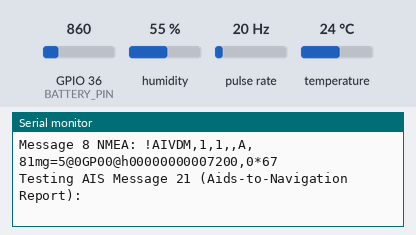
A program run on a simulated ESP32. Parts: the last lines printed to the serial monitor. Wiring (inferred from the names in the program): pulse sensor: data GPIO 2; SHT3x sensor at I2C address 0x44. The test bench sets the inputs (shaded band); at power-on: humidity 55 %, pulse rate 20 Hz, temperature 24 °C, GPIO 36 (BATTERY_PIN) = 860.

Above: at 2.2 s.
2.3 s: humidity set to 22 %
At 3.0 s:
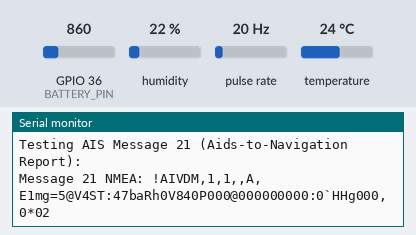
5.5 s: pulse rate (sensor on GPIO 2) set to 4 Hz
At 6.0 s:
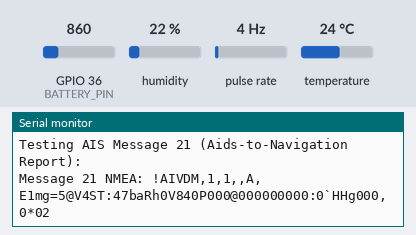
7.5 s: temperature set to 12 °C
At 8.2 s:
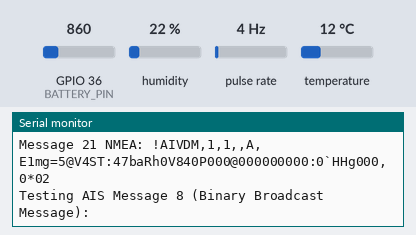
9.5 s: GPIO 36 (BATTERY_PIN) set to 860
At 10.4 s:
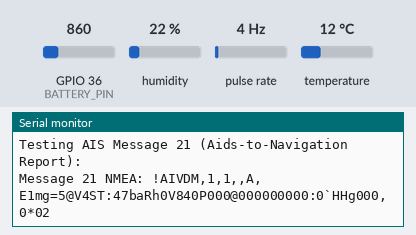
11.5 s: pulse rate (sensor on GPIO 2) set to 50 Hz
At 12.3 s:
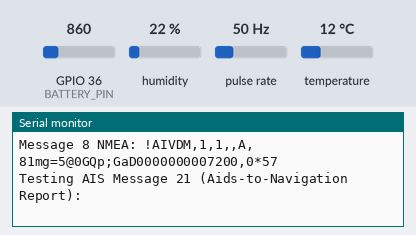
13.6 s: humidity set to 40 %
At 14.1 s:
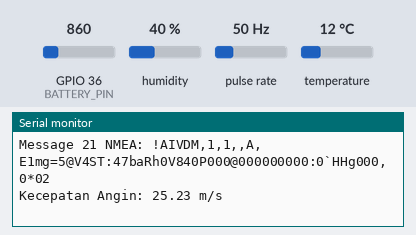
Timing chart, 0 to 14.8 s (numbered marks = the images above; inputs shaded):
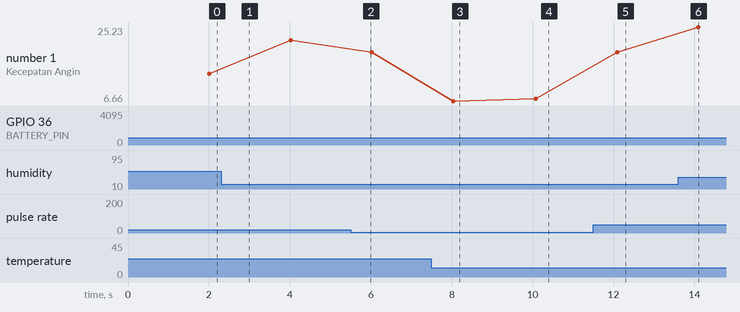

Measured:
- after the input at 9.5 s, the serial monitor: prints a new line after 0.51 s (image 4)
- after the input at 11.5 s, the serial monitor: prints a new line after 0.59 s (image 5)
- plotted number 1: 21.88 → 18.95 after the input at 5.5 s, 7.28 → 18.95 after the input at 11.5 s

The program:

main.cpp
```cpp
#include <Arduino.h>
#include <AISMessages.h>
#include "Sensor/SHT31/SHT31Sensor.h"
#include "Sensor/AnemoMeter/Anemometer.h"
#include "Sensor/Battery/Battery.h"
#include "Sensor/GPS/GPS.h"

// Interval untuk pembacaan sensor (dalam milidetik)
unsigned long intervalSHT31 = 5000;      // Baca SHT31 setiap 5 detik
unsigned long intervalBattery = 10000;   // Baca baterai setiap 10 detik
unsigned long intervalAnemometer = 2000; // Baca anemometer setiap 2 detik
unsigned long intervalSendAIS = 30000;   // Kirim pesan AIS setiap 30 detik

// Variabel untuk menyimpan waktu terakhir pembacaan
unsigned long prevSHT31 = 0;
unsigned long prevBattery = 0;
unsigned long prevAnemometer = 0;
unsigned long prevSendAIS = 0;

// Pin untuk sensor
#define ANEMOMETER_PIN 2  // Pin untuk anemometer
#define BATTERY_PIN A0    // Pin analog untuk sensor baterai

void setup() {
  Serial.begin(115200);
  Serial2.begin(9600); // Serial untuk GPS (sesuaikan pin TX/RX dengan board Anda)
  delay(1000);
  Serial.println("encodeAIS Library Test with Sensors");
  Serial.println("===================================");
  Serial.println();

  // Inisialisasi sensor
  if (!initSHT31()) {
    Serial.println("Gagal menginisialisasi sensor SHT31!");
  } else {
    Serial.println("Sensor SHT31 berhasil diinisialisasi.");
  }

  initAnemometer(ANEMOMETER_PIN);
  Serial.println("Sensor Anemometer berhasil diinisialisasi.");

  initBattery(BATTERY_PIN, 30000.0, 10000.0, 5.0, 1023); // R1=30k, R2=10k, Vref=5V, Res=1023
  Serial.println("Sensor Baterai berhasil diinisialisasi.");

  initGPS(&Serial2);
  Serial.println("Sensor GPS berhasil diinisialisasi.");
}

void loop() {
  unsigned long now = millis();

  // Baca sensor SHT31 (suhu dan kelembapan)
  if (now - prevSHT31 >= intervalSHT31) {
    float temperature, humidity;
    if (!readSHT31(&temperature, &humidity)) {
      humidity += 0.0; // Offset jika diperlukan
      lastTemperature = temperature;
      lastHumidity = humidity;
      Serial.print("Temperature: ");
      Serial.print(temperature);
      Serial.print(" °C\tHumidity: ");
      Serial.print(humidity);
      Serial.println(" %");
    } else {
      Serial.println("Gagal membaca sensor SHT31!");
    }
    prevSHT31 = now;
  }

  // Baca sensor baterai (tegangan)
  if (now - prevBattery >= intervalBattery) {
    float voltage = readBatteryVoltage();
    float percent = getBatteryPercent(voltage);
    Serial.print("Tegangan Baterai: ");
    Serial.print(voltage, 2);
    Serial.print(" V | Persentase: ");
    Serial.print(percent, 0);
    Serial.println(" %");
    prevBattery = now;
  }

  // Baca sensor anemometer (kecepatan angin)
  if (now - prevAnemometer >= intervalAnemometer) {
    float windSpeed = readWindSpeed();
    Serial.print("Kecepatan Angin: ");
    Serial.print(windSpeed);
    Serial.println(" m/s");
    prevAnemometer = now;
  }

  // Baca sensor GPS (koordinat)
  readGPS();

  // Encode dan kirim pesan AIS tipe 8 dan 21
  if (now > 0) {
    // Test Message 8 (Binary Broadcast Message dengan data sensor)
    Serial.println("Testing AIS Message 8 (Binary Broadcast Message):");
    AISMessage8 msg8;
    msg8.repeat_indicator = 0;
    msg8.mmsi = 123456789;
    msg8.spare = 0;
    msg8.dac = 1; // International application
    msg8.fi = 30; // Example functional ID (meteorological data)
    msg8.temperature = lastTemperature; // Dari sensor SHT31
    msg8.humidity = (uint8_t)lastHumidity; // Dari sensor SHT31
    msg8.wind_speed = lastWindSpeed; // Dari anemometer
    msg8.voltage = lastVoltage; // Dari sensor baterai
    msg8.latitude = lastLatitude; // Dari GPS
    msg8.longitude = lastLongitude; // Dari GPS
    msg8.minutes = 900; // 15:00 UTC (contoh, bisa disesuaikan)
    String nmea8 = encodeMessage8(msg8);
    Serial.println("Message 8 NMEA: " + nmea8);
    Serial.println();

    // Test Message 21 (Aids-to-Navigation Report dengan data GPS)
    Serial.println("Testing AIS Message 21 (Aids-to-Navigation Report):");
    AISMessage21 msg21;
    msg21.repeat_indicator = 0;
    msg21.mmsi = 123456789;
    msg21.aid_type = 1; // Reference point
    msg21.name = "LIGHTHOUSE ALPHA";
    msg21.position_accuracy = true;
    msg21.longitude = lastLongitude; // Dari GPS
    msg21.latitude = lastLatitude; // Dari GPS
    msg21.dimension_to_bow = 10;
    msg21.dimension_to_stern = 5;
    msg21.dimension_to_port = 3;
    msg21.dimension_to_starboard = 3;
    msg21.epfd_type = 1; // GPS
    msg21.utc_second = 30;
    msg21.off_position = false;
    msg21.regional = 0;
    msg21.raim_flag = false;
    msg21.virtual_aton_flag = false;
    msg21.assigned_mode_flag = false;
    msg21.spare = 0;
    String nmea21 = encodeMessage21(msg21);
    Serial.println("Message 21 NMEA: " + nmea21);
    Serial.println();

    prevSendAIS = now;
  }
}
```

AISMessages.h
```cpp
#ifndef AIS_MESSAGES_H
#define AIS_MESSAGES_H

#include <Arduino.h>
#include "Message8/Message8.h"
#include "Message21/Message21.h"
#include "utils/AISUtils.h"
#endif
```

Message21.cpp
```cpp
#include "Message21.h"

String encodeMessage21(const AISMessage21& msg) {
  uint8_t bits[34] = {0}; // 272 bits = 34 bytes
  writeBits(bits, msg.message_id, 0, 6);
  writeBits(bits, msg.repeat_indicator, 6, 2);
  writeBits(bits, msg.mmsi, 8, 30);
  writeBits(bits, msg.aid_type, 38, 5);
  encodeStringToBits(msg.name, bits, 43, 20);
  writeBits(bits, msg.position_accuracy ? 1 : 0, 163, 1);
  int32_t lng_enc = (int32_t)round(msg.longitude * 600000.0);
  writeBits(bits, lng_enc, 164, 28, true);
  int32_t lat_enc = (int32_t)round(msg.latitude * 600000.0);
  writeBits(bits, lat_enc, 192, 27, true);
  writeBits(bits, msg.dimension_to_bow, 219, 9);
  writeBits(bits, msg.dimension_to_stern, 228, 9);
  writeBits(bits, msg.dimension_to_port, 237, 6);
  writeBits(bits, msg.dimension_to_starboard, 243, 6);
  writeBits(bits, msg.epfd_type, 249, 4);
  writeBits(bits, msg.utc_second, 253, 6);
  writeBits(bits, msg.off_position ? 1 : 0, 259, 1);
  writeBits(bits, msg.regional, 260, 8);
  writeBits(bits, msg.raim_flag ? 1 : 0, 268, 1);
  writeBits(bits, msg.virtual_aton_flag ? 1 : 0, 269, 1);
  writeBits(bits, msg.assigned_mode_flag ? 1 : 0, 270, 1);
  writeBits(bits, msg.spare, 271, 1);

  char payload[47];
  bitsToAISString(bits, 272, payload);
  return createNMEAMessage(payload);
}
```

Message21.h
```cpp
#ifndef MESSAGE_21_H
#define MESSAGE_21_H

#include <Arduino.h>
#include "utils/AISUtils.h"

struct AISMessage21 {
  uint8_t message_id = 21;          // 6 bits
  uint8_t repeat_indicator;         // 2 bits
  uint32_t mmsi;                    // 30 bits
  uint8_t aid_type = 0;                 // 5 bits
  String name;                      // 120 bits (20 chars)
  bool position_accuracy = true;           // 1 bit
  float longitude;                  // 28 bits
  float latitude;                   // 27 bits
  uint16_t dimension_to_bow=0;        // 9 bits
  uint16_t dimension_to_stern=0;      // 9 bits
  uint8_t dimension_to_port=0;        // 6 bits
  uint8_t dimension_to_starboard=0;   // 6 bits
  uint8_t epfd_type=0;                // 4 bits
  uint8_t utc_second=0;               // 6 bits
  bool off_position=0;                // 1 bit
  uint8_t regional=0;                 // 8 bits
  bool raim_flag=0;                   // 1 bit
  bool virtual_aton_flag=0;           // 1 bit
  bool assigned_mode_flag=0;          // 1 bit
  uint8_t spare = 0;                    // 1 bit
};

String encodeMessage21(const AISMessage21& msg);

#endif
```

Message8.cpp
```cpp
#include "Message8.h"

String encodeMessage8(const AISMessage8& msg) {
  uint8_t bits[21] = {0}; // 168 bits = 21 bytes (untuk pesan 8 standar)
  writeBits(bits, msg.message_id, 0, 6);
  writeBits(bits, msg.repeat_indicator, 6, 2);
  writeBits(bits, msg.mmsi, 8, 30);
  writeBits(bits, msg.spare, 38, 2);
  writeBits(bits, msg.dac, 40, 10);
  writeBits(bits, msg.fi, 50, 6);

  // Encode data khusus (contoh: meteorologi)
  int16_t temp_scaled = (int16_t)(msg.temperature * 10);
  writeBits(bits, temp_scaled, 56, 10, true);
  writeBits(bits, msg.humidity, 66, 7);
  uint8_t wind_scaled = (uint8_t)(msg.wind_speed * 10);
  writeBits(bits, wind_scaled, 73, 8);
  uint16_t volt_scaled = (uint16_t)(msg.voltage * 10);
  writeBits(bits, volt_scaled, 81, 10);
  int32_t lat_enc = (int32_t)round(msg.latitude * 600000.0);
  writeBits(bits, lat_enc, 91, 27, true);
  int32_t lng_enc = (int32_t)round(msg.longitude * 600000.0);
  writeBits(bits, lng_enc, 118, 28, true);
  writeBits(bits, msg.minutes, 146, 11);

  char payload[29];
  bitsToAISString(bits, 168, payload);
  return createNMEAMessage(payload);
}
```

Message8.h
```cpp
#ifndef MESSAGE_8_H
#define MESSAGE_8_H

#include <Arduino.h>
#include "utils/AISUtils.h"

struct AISMessage8 {
  uint8_t message_id = 8;     // 6 bits
  uint8_t repeat_indicator;   // 2 bits
  uint32_t mmsi;              // 30 bits
  uint8_t spare = 0;              // 2 bits
  uint16_t dac = 30;               // 10 bits (Designated Area Code)
  uint8_t fi =31;                 // 6 bits (Functional ID)
  // Contoh data untuk aplikasi khusus (misalnya meteorologi)
  float temperature;          // 10 bits (temperature * 10, signed)
  uint8_t humidity;           // 7 bits (percentage)
  float wind_speed;           // 8 bits (wind speed * 10)
  float voltage;              // 10 bits (voltage * 10)
  float latitude;             // 27 bits (signed)
  float longitude;            // 28 bits (signed)
  uint16_t minutes;           // 11 bits (minutes since midnight UTC)
};

String encodeMessage8(const AISMessage8& msg);

#endif
```

Anemometer.cpp
```cpp
#include "Anemometer.h"

float lastWindSpeed = 0.0;
volatile int rpmcount = 0;
int GPIO_pulse = -1;

void initAnemometer(int pin) {
  GPIO_pulse = pin;
  pinMode(GPIO_pulse, INPUT_PULLUP);
  attachInterrupt(digitalPinToInterrupt(GPIO_pulse), rpm_anemometer, RISING);
}

float readWindSpeed() {
  detachInterrupt(digitalPinToInterrupt(GPIO_pulse));
  float rotasi_per_detik = float(rpmcount) / 2.0; // Asumsi interval 2 detik
  float kecepatan_meter_per_detik = (-0.0181 * rotasi_per_detik * rotasi_per_detik) +
                                    (1.3859 * rotasi_per_detik) + 1.4055;
  if (kecepatan_meter_per_detik <= 1.5) kecepatan_meter_per_detik = 0.0;
  lastWindSpeed = kecepatan_meter_per_detik;
  rpmcount = 0;
  attachInterrupt(digitalPinToInterrupt(GPIO_pulse), rpm_anemometer, RISING);
  return kecepatan_meter_per_detik;
}

void rpm_anemometer() {
  rpmcount++;
}
```

Anemometer.h
```cpp
#ifndef ANEMOMETER_SENSOR_H
#define ANEMOMETER_SENSOR_H

#include <Arduino.h>

extern float lastWindSpeed; // Variabel global untuk menyimpan kecepatan angin terakhir

// Fungsi untuk inisialisasi sensor anemometer
void initAnemometer(int pin);

// Fungsi untuk membaca kecepatan angin
float readWindSpeed();

// Fungsi interrupt untuk menghitung pulsa
void rpm_anemometer();

#endif
```

Battery.cpp
```cpp
#include "Battery.h"

float lastVoltage = 0.0;
int analogPin = -1;
float R1 = 0.0;
float R2 = 0.0;
float vRef = 5.0;
int resolution = 1023;

void initBattery(int pin, float r1, float r2, float vref, int res) {
  analogPin = pin;
  R1 = r1;
  R2 = r2;
  vRef = vref;
  resolution = res;
  pinMode(analogPin, INPUT);
}

float readBatteryVoltage() {
  int adcValue = analogRead(analogPin);
  float vOut = (adcValue / float(resolution)) * vRef;
  float voltage = vOut * ((R1 + R2) / R2);
  voltage = constrain(voltage, 0, 20);
  lastVoltage = voltage;
  return voltage;
}

float getBatteryPercent(float voltage) {
  // Logika sederhana untuk menghitung persentase baterai
  // Asumsi baterai 12V, 100% di 12.6V, 0% di 10.5V
  float maxVoltage = 12.6;
  float minVoltage = 10.5;
  float percent = ((voltage - minVoltage) / (maxVoltage - minVoltage)) * 100.0;
  return constrain(percent, 0, 100);
}
```

Battery.h
```cpp
#ifndef BATTERY_SENSOR_H
#define BATTERY_SENSOR_H

#include <Arduino.h>

extern float lastVoltage; // Variabel global untuk menyimpan tegangan terakhir

// Fungsi untuk inisialisasi sensor baterai
void initBattery(int pin, float r1, float r2, float vref, int res);

// Fungsi untuk membaca tegangan baterai
float readBatteryVoltage();

// Fungsi untuk menghitung persentase baterai
float getBatteryPercent(float voltage);

#endif
```

GPS.cpp
```cpp
#include "GPS.h"

float lastLatitude = 0.0;
float lastLongitude = 0.0;
HardwareSerial* gpsSerial = nullptr;
String nmeaLine = "";

void initGPS(HardwareSerial* serial) {
  gpsSerial = serial;
  gpsSerial->begin(9600); // Baud rate default untuk banyak modul GPS
}

void readGPS() {
  while (gpsSerial->available()) {
    char c = gpsSerial->read();
    if (c == '\n') {
      processNMEA(nmeaLine);
      nmeaLine = "";
    } else if (c != '\r') {
      nmeaLine += c;
    }
  }
}

void processNMEA(String nmea) {
  if (nmea.startsWith("$GPGGA") || nmea.startsWith("$GPRMC")) {
    // Parsing sederhana untuk latitude dan longitude
    // Format GGA: $GPGGA,hhmmss.ss,llll.ll,a,yyyyy.yy,a,x,xx,x.x,x.x,M,x.x,M,x.x,xxxx*hh
    // Format RMC: $GPRMC,hhmmss.ss,A,llll.ll,a,yyyyy.yy,a,x.x,x.x,ddmmyy,x.x,a*hh
    int commaCount = 0;
    String latStr = "";
    String lonStr = "";
    char latDir = ' ';
    char lonDir = ' ';
    for (int i = 0; i < nmea.length(); i++) {
      if (nmea[i] == ',') {
        commaCount++;
      } else if (commaCount == 2 && latStr.length() < 10) {
        latStr += nmea[i]; // Latitude
      } else if (commaCount == 3) {
        latDir = nmea[i]; // N/S
      } else if (commaCount == 4 && lonStr.length() < 11) {
        lonStr += nmea[i]; // Longitude
      } else if (commaCount == 5) {
        lonDir = nmea[i]; // E/W
      }
    }
    if (latStr.length() > 0 && lonStr.length() > 0) {
      float lat = latStr.toFloat() / 100.0; // Format ddmm.mmmm to degrees
      int deg = (int)lat;
      lat = deg + (lat - deg) * 100.0 / 60.0;
      if (latDir == 'S') lat = -lat;

      float lon = lonStr.toFloat() / 100.0; // Format dddmm.mmmm to degrees
      deg = (int)lon;
      lon = deg + (lon - deg) * 100.0 / 60.0;
      if (lonDir == 'W') lon = -lon;

      lastLatitude = lat;
      lastLongitude = lon;
    }
  }
}
```

GPS.h
```cpp
#ifndef GPS_SENSOR_H
#define GPS_SENSOR_H

#include <Arduino.h>

extern float lastLatitude;  // Variabel global untuk menyimpan latitude terakhir
extern float lastLongitude; // Variabel global untuk menyimpan longitude terakhir

// Fungsi untuk inisialisasi sensor GPS
void initGPS(HardwareSerial* serial);

// Fungsi untuk membaca data GPS
void readGPS();

// Fungsi untuk memproses data NMEA
void processNMEA(String nmea);

#endif
```

SHT31Sensor.cpp
```cpp
#include "SHT31Sensor.h"

// Deklarasi variabel global untuk menyimpan suhu dan kelembapan terakhir
float lastTemperature = 0.0;
float lastHumidity = 0.0;

// Alamat I2C default untuk SHT31 (0x44)
#define SHT31_ADDRESS 0x44

// Perintah untuk SHT31
#define SHT31_MEAS_HIGHREP 0x2400 // Perintah untuk pengukuran dengan repetisi tinggi

// Fungsi untuk inisialisasi sensor SHT31
bool initSHT31() {
  Wire.begin(); // Inisialisasi I2C
  Wire.beginTransmission(SHT31_ADDRESS);
  if (Wire.endTransmission() != 0) {
    Serial.println("Could not find a valid SHT31 sensor, check wiring!");
    return false;
  }
  return true;
}

// Fungsi untuk membaca data dari sensor SHT31
bool readSHT31(float* temperature, float* humidity) {
  // Kirim perintah pengukuran ke sensor
  Wire.beginTransmission(SHT31_ADDRESS);
  Wire.write(SHT31_MEAS_HIGHREP >> 8); // Byte tinggi dari perintah
  Wire.write(SHT31_MEAS_HIGHREP & 0xFF); // Byte rendah dari perintah
  if (Wire.endTransmission() != 0) {
    Serial.println("Failed to send measurement command to SHT31!");
    return false;
  }

  // Tunggu hingga pengukuran selesai (sekitar 15ms untuk repetisi tinggi)
  delay(15);

  // Baca data dari sensor (6 byte: 2 untuk suhu, 1 CRC suhu, 2 untuk kelembapan, 1 CRC kelembapan)
  Wire.requestFrom(SHT31_ADDRESS, 6);
  if (Wire.available() != 6) {
    Serial.println("Failed to read data from SHT31 sensor!");
    return false;
  }

  // Baca data suhu
  uint16_t rawTemp = (Wire.read() << 8) | Wire.read();
  Wire.read(); // Abaikan byte CRC untuk suhu (tidak diperiksa di sini untuk kesederhanaan)

  // Baca data kelembapan
  uint16_t rawHum = (Wire.read() << 8) | Wire.read();
  Wire.read(); // Abaikan byte CRC untuk kelembapan

  // Konversi data mentah ke nilai suhu dan kelembapan
  *temperature = -45.0 + (175.0 * rawTemp / 65535.0); // Rumus dari datasheet SHT31
  *humidity = 100.0 * rawHum / 65535.0; // Rumus dari datasheet SHT31

  // Simpan nilai terakhir ke variabel global
  lastTemperature = *temperature;
  lastHumidity = *humidity;

  return true;
}
```

SHT31Sensor.h
```cpp
#ifndef SHT31_SENSOR_H
#define SHT31_SENSOR_H

#include <Arduino.h>
#include <Wire.h>

extern float lastTemperature; // Variabel global untuk menyimpan suhu terakhir
extern float lastHumidity;    // Variabel global untuk menyimpan kelembapan terakhir

// Fungsi untuk inisialisasi sensor SHT31
bool initSHT31();

// Fungsi untuk membaca data dari sensor SHT31
bool readSHT31(float* temperature, float* humidity);

#endif
```

AISUtils.h
```cpp
#ifndef AIS_UTILS_H
#define AIS_UTILS_H

#include <Arduino.h>

// Fungsi untuk menulis nilai ke buffer bit array mulai dari startBit
void writeBits(uint8_t* buffer, uint32_t value, uint16_t startBit, uint8_t numBits, bool isSigned = false);

// Fungsi konversi dari bit array ke string ASCII 6-bit sesuai standar AIS
void bitsToAISString(const uint8_t* bits, uint16_t bitCount, char* output);

// Fungsi menghitung checksum NMEA
uint8_t calcNMEAChecksum(const char* str);

// Fungsi untuk mengencode string ke format 6-bit AIS
void encodeStringToBits(const String& str, uint8_t* buffer, uint16_t startBit, uint8_t maxChars);

// Fungsi untuk membuat pesan NMEA
String createNMEAMessage(const char* payload);

#endif
```

Source omitted: AISUtils.cpp (2134 bytes)
